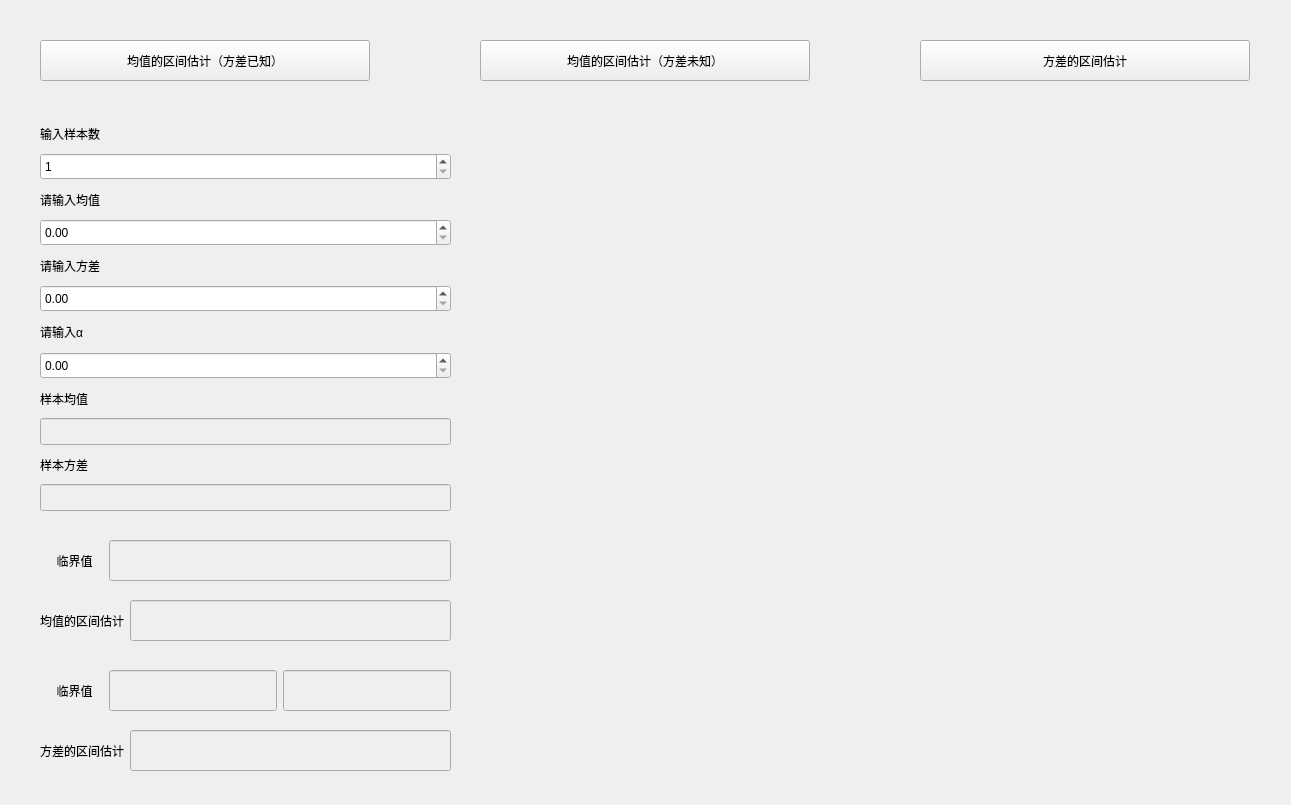
<?xml version="1.0" encoding="UTF-8"?>
<ui version="4.0">
 <class>Simple_m_confidence_interval_Form</class>
 <widget class="QWidget" name="Simple_m_confidence_interval_Form">
  <property name="geometry">
   <rect>
    <x>0</x>
    <y>0</y>
    <width>1291</width>
    <height>805</height>
   </rect>
  </property>
  <property name="windowTitle">
   <string>单个正态总体区间估计</string>
  </property>
  <widget class="QPushButton" name="pushButton">
   <property name="geometry">
    <rect>
     <x>40</x>
     <y>40</y>
     <width>330</width>
     <height>41</height>
    </rect>
   </property>
   <property name="text">
    <string>均值的区间估计（方差已知）</string>
   </property>
  </widget>
  <widget class="Plot" name="widget" native="true">
   <property name="geometry">
    <rect>
     <x>480</x>
     <y>120</y>
     <width>771</width>
     <height>551</height>
    </rect>
   </property>
  </widget>
  <widget class="QPushButton" name="pushButton_2">
   <property name="geometry">
    <rect>
     <x>920</x>
     <y>40</y>
     <width>330</width>
     <height>41</height>
    </rect>
   </property>
   <property name="text">
    <string>方差的区间估计</string>
   </property>
  </widget>
  <widget class="QWidget" name="layoutWidget">
   <property name="geometry">
    <rect>
     <x>40</x>
     <y>730</y>
     <width>411</width>
     <height>41</height>
    </rect>
   </property>
   <layout class="QHBoxLayout" name="horizontalLayout_2">
    <item>
     <widget class="QLabel" name="label_9">
      <property name="sizePolicy">
       <sizepolicy hsizetype="Preferred" vsizetype="Preferred">
        <horstretch>0</horstretch>
        <verstretch>0</verstretch>
       </sizepolicy>
      </property>
      <property name="text">
       <string>方差的区间估计</string>
      </property>
     </widget>
    </item>
    <item>
     <widget class="QLineEdit" name="lineEdit_25">
      <property name="enabled">
       <bool>false</bool>
      </property>
      <property name="sizePolicy">
       <sizepolicy hsizetype="Expanding" vsizetype="Expanding">
        <horstretch>0</horstretch>
        <verstretch>0</verstretch>
       </sizepolicy>
      </property>
      <property name="maxLength">
       <number>20</number>
      </property>
     </widget>
    </item>
   </layout>
  </widget>
  <widget class="QWidget" name="layoutWidget">
   <property name="geometry">
    <rect>
     <x>40</x>
     <y>600</y>
     <width>411</width>
     <height>41</height>
    </rect>
   </property>
   <layout class="QHBoxLayout" name="horizontalLayout">
    <item>
     <widget class="QLabel" name="label_7">
      <property name="sizePolicy">
       <sizepolicy hsizetype="Preferred" vsizetype="Preferred">
        <horstretch>0</horstretch>
        <verstretch>0</verstretch>
       </sizepolicy>
      </property>
      <property name="text">
       <string>均值的区间估计</string>
      </property>
     </widget>
    </item>
    <item>
     <widget class="QLineEdit" name="lineEdit_21">
      <property name="enabled">
       <bool>false</bool>
      </property>
      <property name="sizePolicy">
       <sizepolicy hsizetype="Expanding" vsizetype="Expanding">
        <horstretch>0</horstretch>
        <verstretch>0</verstretch>
       </sizepolicy>
      </property>
      <property name="maxLength">
       <number>20</number>
      </property>
     </widget>
    </item>
   </layout>
  </widget>
  <widget class="QWidget" name="layoutWidget">
   <property name="geometry">
    <rect>
     <x>40</x>
     <y>120</y>
     <width>411</width>
     <height>391</height>
    </rect>
   </property>
   <layout class="QGridLayout" name="gridLayout">
    <item row="1" column="0">
     <widget class="QSpinBox" name="spinBox">
      <property name="sizePolicy">
       <sizepolicy hsizetype="Minimum" vsizetype="Expanding">
        <horstretch>0</horstretch>
        <verstretch>0</verstretch>
       </sizepolicy>
      </property>
      <property name="minimum">
       <number>1</number>
      </property>
      <property name="maximum">
       <number>999999999</number>
      </property>
     </widget>
    </item>
    <item row="3" column="0">
     <widget class="QDoubleSpinBox" name="doubleSpinBox_2">
      <property name="sizePolicy">
       <sizepolicy hsizetype="Minimum" vsizetype="Expanding">
        <horstretch>0</horstretch>
        <verstretch>0</verstretch>
       </sizepolicy>
      </property>
      <property name="maximum">
       <double>99999999999999991611392.000000000000000</double>
      </property>
     </widget>
    </item>
    <item row="8" column="0">
     <widget class="QLabel" name="label_3">
      <property name="sizePolicy">
       <sizepolicy hsizetype="Preferred" vsizetype="Expanding">
        <horstretch>0</horstretch>
        <verstretch>0</verstretch>
       </sizepolicy>
      </property>
      <property name="text">
       <string>样本均值</string>
      </property>
     </widget>
    </item>
    <item row="6" column="0">
     <widget class="QLabel" name="label">
      <property name="sizePolicy">
       <sizepolicy hsizetype="Preferred" vsizetype="Expanding">
        <horstretch>0</horstretch>
        <verstretch>0</verstretch>
       </sizepolicy>
      </property>
      <property name="text">
       <string>请输入α</string>
      </property>
     </widget>
    </item>
    <item row="10" column="0">
     <widget class="QLabel" name="label_5">
      <property name="sizePolicy">
       <sizepolicy hsizetype="Preferred" vsizetype="Expanding">
        <horstretch>0</horstretch>
        <verstretch>0</verstretch>
       </sizepolicy>
      </property>
      <property name="text">
       <string>样本方差</string>
      </property>
     </widget>
    </item>
    <item row="2" column="0">
     <widget class="QLabel" name="label_6">
      <property name="sizePolicy">
       <sizepolicy hsizetype="Preferred" vsizetype="Expanding">
        <horstretch>0</horstretch>
        <verstretch>0</verstretch>
       </sizepolicy>
      </property>
      <property name="text">
       <string>请输入均值</string>
      </property>
     </widget>
    </item>
    <item row="11" column="0">
     <widget class="QLineEdit" name="lineEdit_24">
      <property name="enabled">
       <bool>false</bool>
      </property>
      <property name="sizePolicy">
       <sizepolicy hsizetype="Expanding" vsizetype="Expanding">
        <horstretch>0</horstretch>
        <verstretch>0</verstretch>
       </sizepolicy>
      </property>
      <property name="maxLength">
       <number>4</number>
      </property>
     </widget>
    </item>
    <item row="9" column="0">
     <widget class="QLineEdit" name="lineEdit_22">
      <property name="enabled">
       <bool>false</bool>
      </property>
      <property name="sizePolicy">
       <sizepolicy hsizetype="Expanding" vsizetype="Expanding">
        <horstretch>0</horstretch>
        <verstretch>0</verstretch>
       </sizepolicy>
      </property>
      <property name="maxLength">
       <number>4</number>
      </property>
     </widget>
    </item>
    <item row="4" column="0">
     <widget class="QLabel" name="label_4">
      <property name="sizePolicy">
       <sizepolicy hsizetype="Preferred" vsizetype="Expanding">
        <horstretch>0</horstretch>
        <verstretch>0</verstretch>
       </sizepolicy>
      </property>
      <property name="text">
       <string>请输入方差</string>
      </property>
     </widget>
    </item>
    <item row="7" column="0">
     <widget class="QDoubleSpinBox" name="doubleSpinBox">
      <property name="sizePolicy">
       <sizepolicy hsizetype="Expanding" vsizetype="Expanding">
        <horstretch>0</horstretch>
        <verstretch>0</verstretch>
       </sizepolicy>
      </property>
      <property name="maximum">
       <double>1.000000000000000</double>
      </property>
      <property name="singleStep">
       <double>0.010000000000000</double>
      </property>
     </widget>
    </item>
    <item row="0" column="0">
     <widget class="QLabel" name="label_8">
      <property name="sizePolicy">
       <sizepolicy hsizetype="Preferred" vsizetype="Expanding">
        <horstretch>0</horstretch>
        <verstretch>0</verstretch>
       </sizepolicy>
      </property>
      <property name="text">
       <string>输入样本数</string>
      </property>
     </widget>
    </item>
    <item row="5" column="0">
     <widget class="QDoubleSpinBox" name="doubleSpinBox_3">
      <property name="sizePolicy">
       <sizepolicy hsizetype="Minimum" vsizetype="Expanding">
        <horstretch>0</horstretch>
        <verstretch>0</verstretch>
       </sizepolicy>
      </property>
      <property name="maximum">
       <double>1000000000000000013287555072.000000000000000</double>
      </property>
     </widget>
    </item>
   </layout>
  </widget>
  <widget class="QPushButton" name="pushButton_3">
   <property name="geometry">
    <rect>
     <x>480</x>
     <y>40</y>
     <width>330</width>
     <height>41</height>
    </rect>
   </property>
   <property name="text">
    <string>均值的区间估计（方差未知）</string>
   </property>
  </widget>
  <widget class="QWidget" name="layoutWidget_2">
   <property name="geometry">
    <rect>
     <x>40</x>
     <y>670</y>
     <width>411</width>
     <height>41</height>
    </rect>
   </property>
   <layout class="QHBoxLayout" name="horizontalLayout_4">
    <item>
     <widget class="QLabel" name="label_10">
      <property name="text">
       <string>     临界值   </string>
      </property>
     </widget>
    </item>
    <item>
     <widget class="QLineEdit" name="lineEdit_4">
      <property name="enabled">
       <bool>false</bool>
      </property>
      <property name="sizePolicy">
       <sizepolicy hsizetype="Expanding" vsizetype="Expanding">
        <horstretch>0</horstretch>
        <verstretch>0</verstretch>
       </sizepolicy>
      </property>
      <property name="maxLength">
       <number>10</number>
      </property>
     </widget>
    </item>
    <item>
     <widget class="QLineEdit" name="lineEdit_5">
      <property name="enabled">
       <bool>false</bool>
      </property>
      <property name="sizePolicy">
       <sizepolicy hsizetype="Expanding" vsizetype="Expanding">
        <horstretch>0</horstretch>
        <verstretch>0</verstretch>
       </sizepolicy>
      </property>
      <property name="maxLength">
       <number>10</number>
      </property>
     </widget>
    </item>
   </layout>
  </widget>
  <widget class="QWidget" name="layoutWidget">
   <property name="geometry">
    <rect>
     <x>40</x>
     <y>540</y>
     <width>411</width>
     <height>41</height>
    </rect>
   </property>
   <layout class="QHBoxLayout" name="horizontalLayout_3">
    <item>
     <widget class="QLabel" name="label_2">
      <property name="text">
       <string>     临界值   </string>
      </property>
     </widget>
    </item>
    <item>
     <widget class="QLineEdit" name="lineEdit_3">
      <property name="enabled">
       <bool>false</bool>
      </property>
      <property name="sizePolicy">
       <sizepolicy hsizetype="Expanding" vsizetype="Expanding">
        <horstretch>0</horstretch>
        <verstretch>0</verstretch>
       </sizepolicy>
      </property>
      <property name="maxLength">
       <number>10</number>
      </property>
     </widget>
    </item>
   </layout>
  </widget>
 </widget>
 <customwidgets>
  <customwidget>
   <class>Plot</class>
   <extends>QWidget</extends>
   <header location="global">Plot</header>
   <container>1</container>
  </customwidget>
 </customwidgets>
 <resources/>
 <connections/>
</ui>
